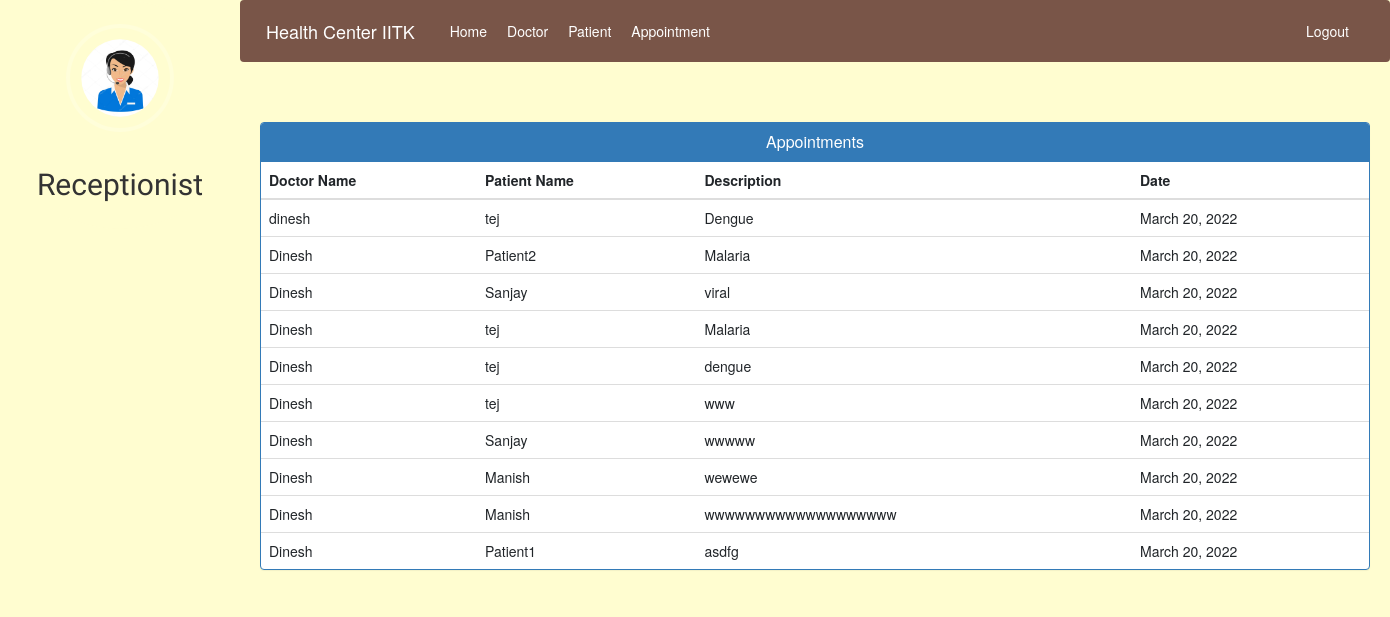
The page /admin-view-appointment (signed in) on the database its author committed.
### hospital/models.py (models this page shows)
class Appointment(models.Model):
    patientId=models.PositiveIntegerField(null=True)
    doctorId=models.PositiveIntegerField(null=True)
    patientName=models.CharField(max_length=40,null=True)
    doctorName=models.CharField(max_length=40,null=True)
    appointmentDate=models.DateField(auto_now=True)
    description=models.TextField(max_length=500)
    status=models.BooleanField(default=True)

### hospital/views.py (the view)
# urls.py: path('admin-view-appointment', views.admin_view_appointment_view,name='admin-view-appointment'),
@login_required(login_url='adminlogin')
@user_passes_test(is_admin)
def admin_view_appointment_view(request):
    appointments=models.Appointment.objects.all().filter(status=True)
    return render(request,'hospital/admin_view_appointment.html',{'appointments':appointments})

### hospital/views.py (called while the page is built)
def is_admin(user):
    return user.groups.filter(name='ADMIN').exists()

### templates/hospital/admin_view_appointment.html (shortened to what this page needs)
{% extends 'hospital/admin_base.html' %}
{% block content %}
<head>
  <link href="//netdna.bootstrapcdn.com/bootstrap/3.0.0/css/bootstrap.min.css" rel="stylesheet" id="bootstrap-css">
</head>
<div class="container">
  <div class="panel panel-primary">
    <div class="panel-heading">
      <h6 class="panel-title">Appointments</h6>
    </div>
    <table class="table table-hover" id="dev-table">
      <thead>
        <tr>
          <th>Doctor Name</th>
          <th>Patient Name</th>
          <th>Description</th>
          <th>Date</th>
        </tr>
      </thead>
      {% for a in appointments %}
      <tr>
        <td> {{a.doctorName}}</td>
        <td>{{a.patientName}}</td>
        <td>{{a.description}}</td>
        <td>{{a.appointmentDate}}</td>
      </tr>
      {% endfor %}
    </table>
  </div>
</div>
{% endblock content %}

### static/style.css (style rules this page uses)
body { padding-left: 240px; }

### templates/hospital/admin_base.html (style rules this page uses)
body { background-color: rgb(255, 253, 208); font-family: 'Work Sans', sans-serif; }

### templates/hospital/admin_view_appointment.html (style rules this page uses)
h6 { text-align: center; }

### rows shown on the page
Appointment: doctorName "dinesh", patientName "tej", description "Dengue", appointmentDate "March 20, 2022"
Appointment: doctorName "Dinesh", patientName "Patient2", description "Malaria", appointmentDate "March 20, 2022"
Appointment: doctorName "Dinesh", patientName "Sanjay", description "viral", appointmentDate "March 20, 2022"
Appointment: doctorName "Dinesh", patientName "tej", description "Malaria", appointmentDate "March 20, 2022"
Appointment: doctorName "Dinesh", patientName "tej", description "dengue", appointmentDate "March 20, 2022"
Appointment: doctorName "Dinesh", patientName "tej", description "www", appointmentDate "March 20, 2022"
Appointment: doctorName "Dinesh", patientName "Sanjay", description "wwwww", appointmentDate "March 20, 2022"
Appointment: doctorName "Dinesh", patientName "Manish", description "wewewe", appointmentDate "March 20, 2022"
Appointment: doctorName "Dinesh", patientName "Manish", description "wwwwwwwwwwwwwwwwwww", appointmentDate "March 20, 2022"
Appointment: doctorName "Dinesh", patientName "Patient1", description "asdfg", appointmentDate "March 20, 2022"
